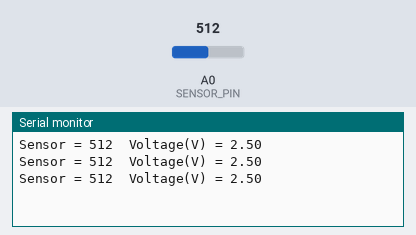
Bench run of a sketch on a simulated Arduino Uno, built with avr-gcc and run on an emulated ATmega328P. On the bench: the last lines printed to the serial monitor. Inputs (shaded band) come from the test bench; at power-on: A0 (SENSOR_PIN) = 512.

Above: at 1.3 s.
1.4 s: A0 (SENSOR_PIN) set to 716
At 1.9 s:
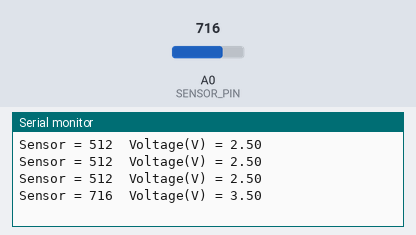
2.9 s: A0 (SENSOR_PIN) set to 900
At 3.4 s:
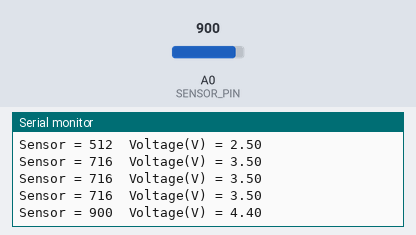
Timing chart, 0 to 5.9 s (numbered marks = the images above; inputs shaded):
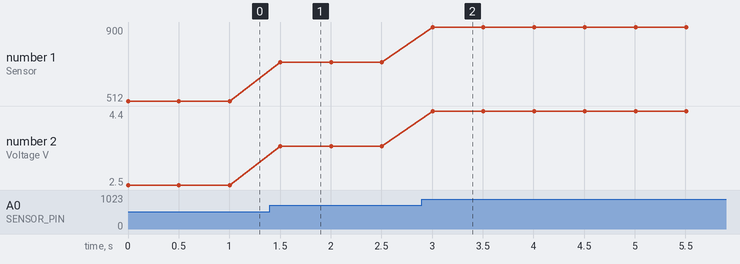

The sketch:

05_Sensor.ino
```cpp
// 05_Sensor
// 가변저항/조도센서 등 아날로그 센서 값을 읽는 기본 실습
// Sensor output: A0

const int SENSOR_PIN = A0;

void setup() {
  Serial.begin(115200);
}

void loop() {
  int sensorValue = analogRead(SENSOR_PIN);
  float voltage = sensorValue * (5.0 / 1023.0);

  Serial.print("Sensor = ");
  Serial.print(sensorValue);
  Serial.print("  Voltage(V) = ");
  Serial.println(voltage, 2);

  delay(500);
}
```

Measured:
- after the input at 1.4 s, the serial monitor: prints a new line after 0.10 s (image 1)
- after the input at 2.9 s, the serial monitor: prints a new line after 0.11 s (image 2)
- plotted number 1: 512 → 716 after the input at 1.4 s, 716 → 900 after the input at 2.9 s
- plotted number 2: 2.5 → 3.5 after the input at 1.4 s, 3.5 → 4.4 after the input at 2.9 s
